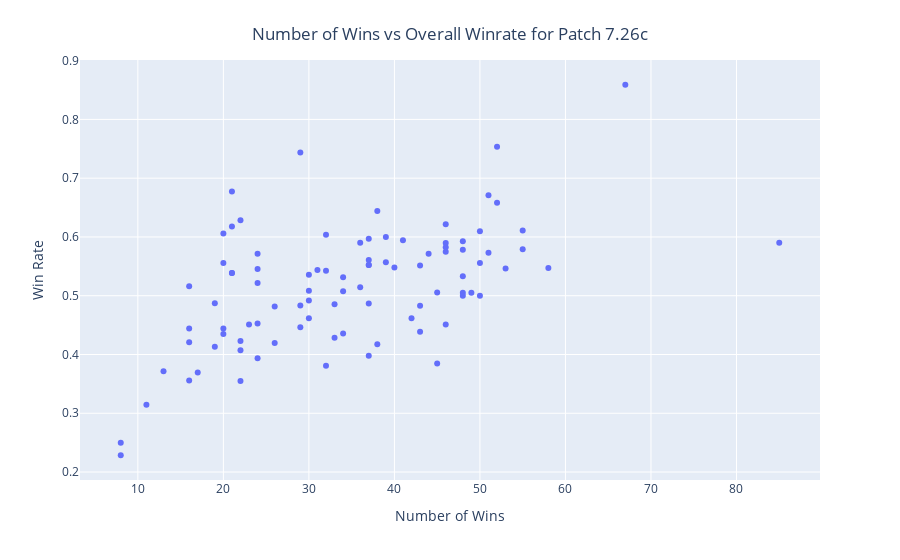

The cell this chart's notebook holds for it:
### Code cell
fig = px.scatter(results, x="patch_wins", y="patch_win_rate", hover_name='name')
fig.update_layout(title={'text': 'Number of Wins vs Overall Winrate for Patch 7.26c',
                         'y':0.95,
                         'x':0.5,
                         'xanchor': 'center',
                         'yanchor': 'top'})
fig.update_layout(xaxis_title='Number of Wins',
                  yaxis_title='Win Rate')
fig.show()

### Figure 1 — Plotly figure (JSON) as saved in the notebook; plotly's stock layout.template omitted (floating-point values rounded to 4 significant figures)
{"data": [{"hovertemplate": "<b>%{hovertext}</b><br><br>patch_wins=%{x}<br>patch_win_rate=%{y}<extra></extra>", "hovertext": ["FlyToMoon", "ViKin.gg", "Team Liquid", "OG", "B8", "Nigma", "Team Secret", "Team Unique", "Alliance", "VP.Prodigy", "FAMILY TEAM", "Ninjas in Pyjamas", "Virtus.pro", "Vici Gaming", "Sparking Arrow Gaming", "EHOME", "PSG.LGD", "Team Aster", "INVICTUS GAMING", "CDEC ", "StarLucK.Fly", "Royal Never Give Up", "Team Sirius", "Longinus", "KEEN GAMING", "Aggressive Mode", "LGD.international", "iG.Vitality", "Blaze", "EHOME.Immortal", "HellRaisers", "OG.Seed", "BOOM Esports", "Fnatic", "T1", "Adroit", "Neon Esports", "Reality Rift", "Geek Fam", "Cignal Ultra", "Execration", "TNC Predator", "Aster.Aries", "496 Gaming", "Winstrike Team", "FlyToMoon 2.0", "KHAN", "Cyber Legacy", "Team Empire Hope", "Quincy Crew", "CR4ZY", "4 Zoomers", "beastcoast", "Thunder Predator", "Evil Geniuses", "business associates", "Nemiga Gaming", "NOVA", "TEAM HEROIC", "Cyberium", "Infamous Gaming", "Ocean", "Flash Point Gaming", "The New Top", "Impunity", "Typhoon", "Elephant", "Busy Gaming", "GoodFellaz", "Flower Gaming", "S A D B O Y S . A U", "Team Honor", "Team Cobra", "Team Brave", "Team Sincere", "Vampire Gamig", "TEAM Ethereal", "Revenge Gaming", "Team Galaxy", "Team Destiny", "Panda Gaming", "Immortal Gaming", "Team Meteor", "Sunrise", "Future.club", "TEAM ASPIRATIONS", "WOLF", "Team Rockets", "Team Venture", "FIVE BROTHERS", "TEAM LIGHTNING", "Hot Pot Brother"], "legendgroup": "", "marker": {"color": "#636efa", "symbol": "circle"}, "mode": "markers", "name": "", "orientation": "v", "showlegend": false, "type": "scatter", "x": [50, 51, 48, 33, 8, 37, 67, 50, 34, 32, 16, 26, 46, 39, 37, 30, 52, 24, 50, 48, 46, 37, 24, 24, 16, 21, 42, 40, 32, 29, 22, 38, 46, 52, 55, 39, 85, 34, 51, 45, 37, 30, 37, 33, 17, 22, 23, 13, 55, 29, 43, 31, 20, 36, 21, 20, 24, 44, 26, 20, 21, 58, 21, 29, 11, 19, 16, 8, 30, 20, 22, 32, 22, 30, 24, 37, 48, 19, 49, 41, 46, 36, 16, 48, 45, 43, 43, 38, 46, 48, 53, 34], "xaxis": "x", "y": [0.6098, 0.573, 0.5783, 0.4853, 0.2286, 0.5968, 0.859, 0.5, 0.5075, 0.6038, 0.4211, 0.4194, 0.575, 0.6, 0.4868, 0.5357, 0.6582, 0.4528, 0.5556, 0.5926, 0.451, 0.5522, 0.5455, 0.3934, 0.3556, 0.6774, 0.4615, 0.5479, 0.5424, 0.4462, 0.4074, 0.6441, 0.6216, 0.7536, 0.6111, 0.5571, 0.5903, 0.4359, 0.6711, 0.3846, 0.3978, 0.5085, 0.5522, 0.4286, 0.3696, 0.4231, 0.451, 0.3714, 0.5789, 0.7436, 0.5513, 0.5439, 0.4444, 0.5902, 0.5385, 0.5556, 0.5714, 0.5714, 0.4815, 0.4348, 0.6176, 0.5472, 0.5385, 0.4833, 0.3143, 0.413, 0.4444, 0.25, 0.4918, 0.6061, 0.6286, 0.381, 0.3548, 0.4615, 0.5217, 0.5606, 0.5333, 0.4872, 0.5052, 0.5942, 0.5823, 0.5143, 0.5161, 0.5053, 0.5056, 0.4831, 0.4388, 0.4176, 0.5897, 0.5, 0.5464, 0.5312], "yaxis": "y"}], "layout": {"legend": {"tracegroupgap": 0}, "margin": {"t": 60}, "title": {"text": "Number of Wins vs Overall Winrate for Patch 7.26c", "x": 0.5, "xanchor": "center", "y": 0.95, "yanchor": "top"}, "xaxis": {"anchor": "y", "domain": [0, 1], "title": {"text": "Number of Wins"}}, "yaxis": {"anchor": "x", "domain": [0, 1], "title": {"text": "Win Rate"}}}}
